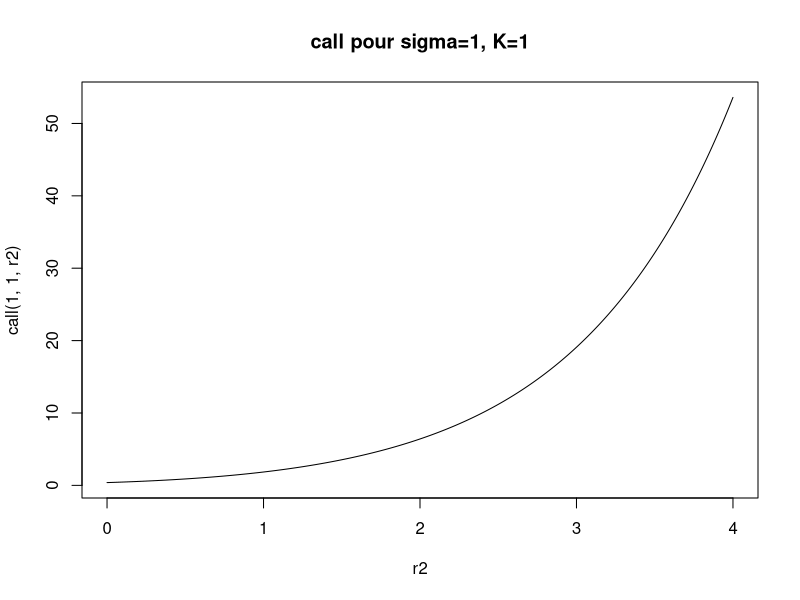
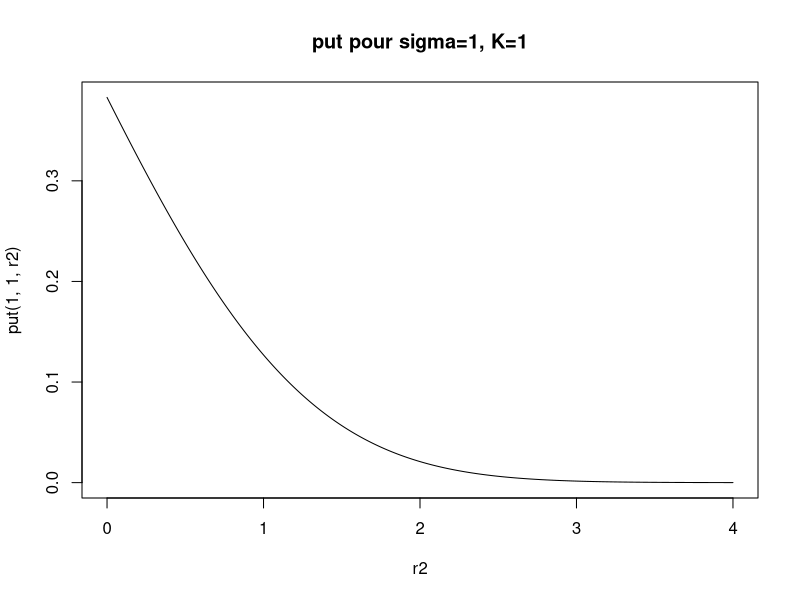
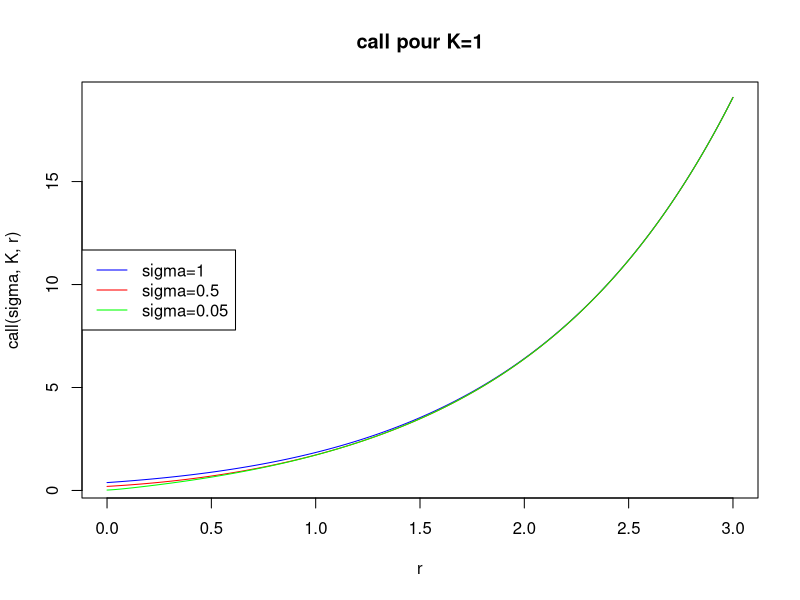
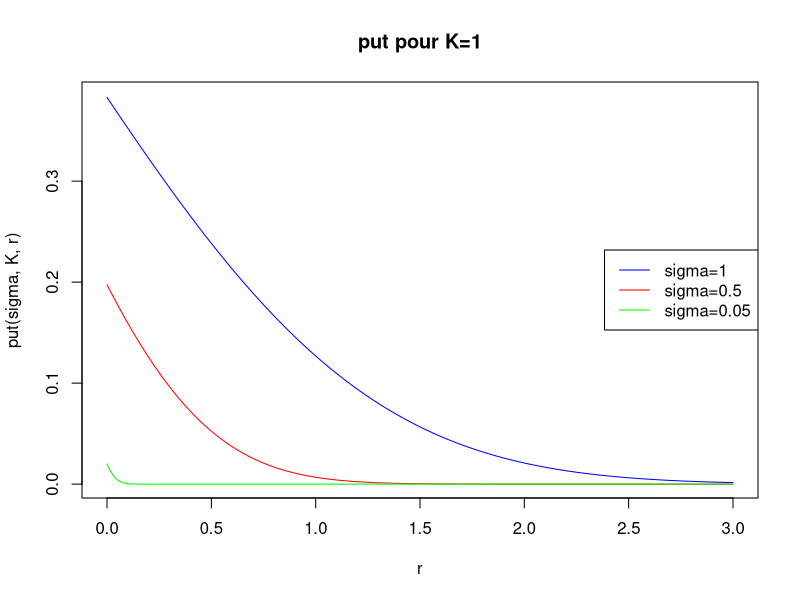
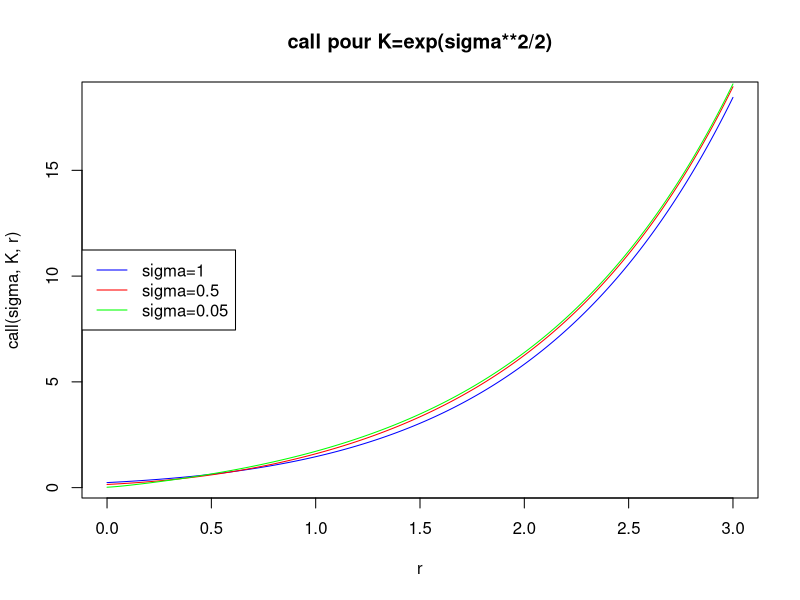
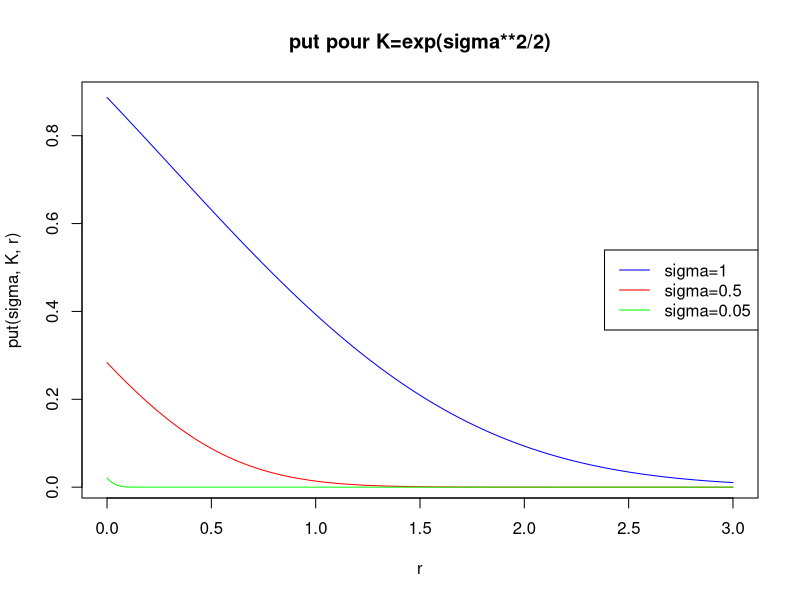
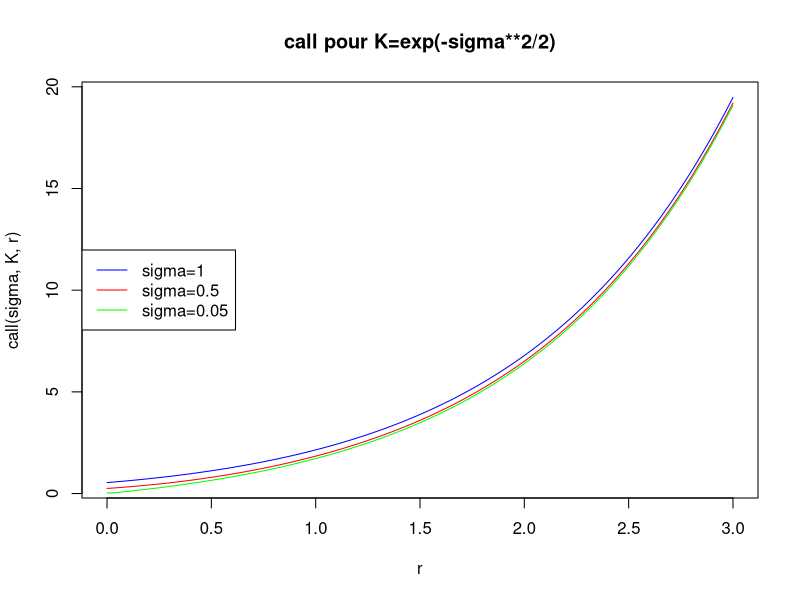
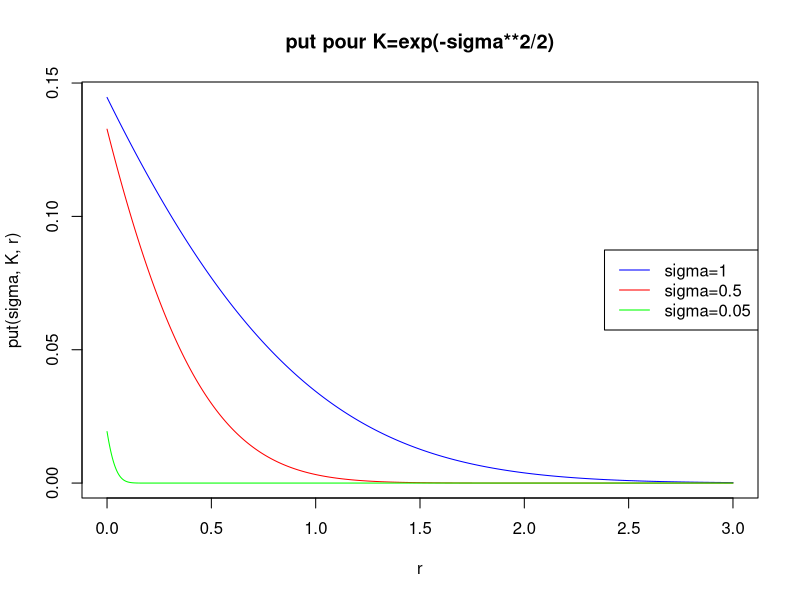

The R script that drew these images, in order:
## ---- chunk 1

#Question 1

call<-function(sigma,K,r=0,S=1) # fonction call
{
    C=S*exp(r)*(1- pnorm(log(K/S)/sigma-r/sigma-sigma/2))-K*(1- pnorm(log(K/S)/sigma-r/sigma+sigma/2))
    return(C)
}

put<-function(sigma,K,r=0,S=1) # fonction put
{
  P=K*(pnorm(log(K/S)/sigma-r/sigma+sigma/2))-S*exp(r)*pnorm(log(K/S)/sigma-r/sigma-sigma/2)
  return(P)
}

call(1,1)-put(1,1) # vérification, ca doit valoir 0

r<-seq(0,1,0.0005) #taux d’intérêt instantanné
r2<-seq(0,4,0.0005) #taux d’intérêt instantanné

plot(r2,call(1,1,r2),type='l',main = "call pour sigma=1, K=1")
plot(r2,put(1,1,r2),type='l',main = "put pour sigma=1, K=1")


## ---- chunk 2

r<-seq(0,3,0.0005) #taux d’intérêt instantanné

#cas K=1, pour différents sigma
K<-1
sigma<-1.0
plot(r,call(sigma,K,r),type='l',main = "call pour K=1",col='blue')
sigma<-0.5
lines(r,call(sigma,K,r),type='l',col='red')
sigma<-0.05
lines(r,call(sigma,K,r),type='l',col='green')
legend("left",c("sigma=1","sigma=0.5","sigma=0.05"),col=c('blue','red','green'),
       lwd=1,lty=1)

sigma<-1.0
plot(r,put(sigma,K,r),type='l',main = "put pour K=1",col='blue')
sigma<-0.5
lines(r,put(sigma,K,r),type='l',col='red')
sigma<-0.05
lines(r,put(sigma,K,r),type='l',col='green')
legend("right",c("sigma=1","sigma=0.5","sigma=0.05"),col=c('blue','red','green'),
       lwd=1,lty=1)

#cas K=exp(sigma**2/2), pour différents sigma
sigma<-1.0
K<-exp(sigma**2/2)
plot(r,call(sigma,K,r),type='l',main = "call pour K=exp(sigma**2/2)",col='blue')
sigma<-0.5
K<-exp(sigma**2/2)
lines(r,call(sigma,K,r),type='l',col='red')
sigma<-0.05
K<-exp(sigma**2/2)
lines(r,call(sigma,K,r),type='l',col='green')
legend("left",c("sigma=1","sigma=0.5","sigma=0.05"),col=c('blue','red','green'),
       lwd=1,lty=1)

sigma<-1.0
K<-exp(sigma**2/2)
plot(r,put(sigma,K,r),type='l',main = "put pour K=exp(sigma**2/2)",col='blue')
sigma<-0.5
K<-exp(sigma**2/2)
lines(r,put(sigma,K,r),type='l',col='red')
sigma<-0.05
K<-exp(sigma**2/2)
lines(r,put(sigma,K,r),type='l',col='green')
legend("right",c("sigma=1","sigma=0.5","sigma=0.05"),col=c('blue','red','green'),
       lwd=1,lty=1)

#cas K=exp(-sigma**2/2), pour différents sigma
sigma<-1.0
K<-exp(-sigma**2/2)
plot(r,call(sigma,K,r),type='l',main = "call pour K=exp(-sigma**2/2)",col='blue')
sigma<-0.5
K<-exp(-sigma**2/2)
lines(r,call(sigma,K,r),type='l',col='red')
sigma<-0.05
K<-exp(-sigma**2/2)
lines(r,call(sigma,K,r),type='l',col='green')
legend("left",c("sigma=1","sigma=0.5","sigma=0.05"),col=c('blue','red','green'),
       lwd=1,lty=1)

sigma<-1.0
K<-exp(-sigma**2/2)
plot(r,put(sigma,K,r),type='l',main = "put pour K=exp(-sigma**2/2)",col='blue')
sigma<-0.5
K<-exp(-sigma**2/2)
lines(r,put(sigma,K,r),type='l',col='red')
sigma<-0.05
K<-exp(-sigma**2/2)
lines(r,put(sigma,K,r),type='l',col='green')
legend("right",c("sigma=1","sigma=0.5","sigma=0.05"),col=c('blue','red','green'),
       lwd=1,lty=1)
## ---- chunk 3

r<-seq(0,2,0.0005) #taux d’intérêt instantanné

#cas sigma=1, pour différents sigma
sigma<-1.0
K<-1
plot(r,call(sigma,K,r),type='l',main = "call pour sigma=1",col='blue')
K<-exp(sigma**2/2)
lines(r,call(sigma,K,r),type='l',col='red')
K<-exp(-sigma**2/2)
lines(r,call(sigma,K,r),type='l',col='green')
legend("left",c("K=1","K=exp(sigma**2/2)","K=exp(-sigma**2/2)"),
       col=c('blue','red','green'),lwd=1,lty=1)

K<-1
plot(r,put(sigma,K,r),type='l',main = "put pour sigma=1",col='blue')
K<-exp(sigma**2/2)
lines(r,put(sigma,K,r),type='l',col='red')
K<-exp(-sigma**2/2)
lines(r,put(sigma,K,r),type='l',col='green')
legend("right",c("K=1","K=exp(sigma**2/2)","K=exp(-sigma**2/2)"),
       col=c('blue','red','green'),lwd=1,lty=1)

#cas sigma=0.5, pour différents sigma
sigma<-0.5
K<-1
plot(r,call(sigma,K,r),type='l',main = "call pour sigma=0.5",col='blue')
K<-exp(sigma**2/2)
lines(r,call(sigma,K,r),type='l',col='red')
K<-exp(-sigma**2/2)
lines(r,call(sigma,K,r),type='l',col='green')
legend("left",c("K=1","K=exp(sigma**2/2)","K=exp(-sigma**2/2)"),
       col=c('blue','red','green'),lwd=1,lty=1)

K<-1
plot(r,put(sigma,K,r),type='l',main = "put pour sigma=0.5",col='blue')
K<-exp(sigma**2/2)
lines(r,put(sigma,K,r),type='l',col='red')
K<-exp(-sigma**2/2)
lines(r,put(sigma,K,r),type='l',col='green')
legend("right",c("K=1","K=exp(sigma**2/2)","K=exp(-sigma**2/2)"),
       col=c('blue','red','green'),lwd=1,lty=1)

#cas sigma=0.05, pour différents sigma
sigma<-0.05
K<-1
plot(r,call(sigma,K,r),type='l',main = "call pour sigma=0.05",col='blue')
K<-exp(sigma**2/2)
lines(r,call(sigma,K,r),type='l',col='red')
K<-exp(-sigma**2/2)
lines(r,call(sigma,K,r),type='l',col='green')
legend("left",c("K=1","K=exp(sigma**2/2)","K=exp(-sigma**2/2)"),
       col=c('blue','red','green'),lwd=1,lty=1)

K<-1
plot(r,put(sigma,K,r),type='l',main = "put pour sigma=0.05",col='blue')
K<-exp(sigma**2/2)
lines(r,put(sigma,K,r),type='l',col='red')
K<-exp(-sigma**2/2)
lines(r,put(sigma,K,r),type='l',col='green')
legend("right",c("K=1","K=exp(sigma**2/2)","K=exp(-sigma**2/2)"),
       col=c('blue','red','green'),lwd=1,lty=1)
## ---- chunk 4
rcallput<-function(n, sigma, K)
{
  X<-rnorm(n) #3 On simule n Xi suivant une loi normale centrée réduite
  Y<-exp(sigma*X-sigma**2/2)-K
  Z<-K-exp(sigma*X-sigma**2/2)
  M<-matrix(ncol=2,nrow=n) #matrice de stockage des couples
  M[,1]=Y*(Y>0); M[,2]=Z*(Z>0)
  return(M)
}

A<-rcallput(1000,1,1) # simulation pour n=1000 et K=sigma=1

m<-seq(1,10000,1) # entier de 1 a 10 000



#test1
A<-rcallput(10000,1,1) # n=10 000
B<-cumsum(A[,1])/m # Ym barre

plot(m,B,type='l',main="estimateur de call, sigma=1, K=1") #Ym en fonctio de m, on voit la convergence
call_niveau<-call(1,1)
abline(call_niveau,0,col='blue') # on converge bien vers call

var(B) #variance de Ym

#test2
A<-rcallput(10000,1,1) # n=10 000
B<-cumsum(A[,1])/m # Ym barre

plot(m,B,type='l',main="estimateur de call, sigma=1, K=1") #Ym en fonctio de m, on voit la convergence
call_niveau<-call(1,1)
abline(call_niveau,0,col='blue') # on converge bien vers call

var(B) #variance de Ym

#test3
A<-rcallput(10000,1,1) # n=10 000
B<-cumsum(A[,1])/m # Ym barre

plot(m,B,type='l',main="estimateur de call, sigma=1, K=1") #Ym en fonctio de m, on voit la convergence
call_niveau<-call(1,1)
abline(call_niveau,0,col='blue') # on converge bien vers call

var(B) #variance de Ym
## ---- chunk 5
#test1
A<-rcallput(10000,1,1) # n=10 000
B<-cumsum(A[,2])/m # Zm barre

plot(m,B,type='l',main="estimateur de put, sigma=1, K=1") #Zm en fonctio de m, on voit la convergence
put_niveau<-put(1,1)
abline(put_niveau,0,col='blue') # on converge bien vers put

var(B) #variance de Zm

#test2
A<-rcallput(10000,1,1) # n=10 000
B<-cumsum(A[,2])/m # Zm barre

plot(m,B,type='l',main="estimateur de put, sigma=1, K=1") #Zm en fonctio de m, on voit la convergence
put_niveau<-put(1,1)
abline(put_niveau,0,col='blue') # on converge bien vers put

var(B) #variance de Zm

## ---- chunk 6
#test1
A<-rcallput(10000,3,1)
B<-cumsum(A[,1])/m # Ym barre
C<-cumsum(A[,2])/m # Zm barre
call_niveau<-call(3,1)
put_niveau<-put(3,1)

plot(m,B,type='l',main="estimateur de call, sigma=3, K=1")
abline(call_niveau,0,col='blue') # on converge bien vers call

plot(m,C,type='l',main="estimateur de put, sigma=3, K=1")
abline(put_niveau,0,col='blue') # on converge bien vers call

var(B) #variance de Ym
var(C) #variance de Zm

#test2
A<-rcallput(10000,3,1)
B<-cumsum(A[,1])/m # Ym barre
C<-cumsum(A[,2])/m # Zm barre
call_niveau<-call(3,1)
put_niveau<-put(3,1)

plot(m,B,type='l',main="estimateur de call, sigma=3, K=1")
abline(call_niveau,0,col='blue') # on converge bien vers call

plot(m,C,type='l',main="estimateur de put, sigma=3, K=1")
abline(put_niveau,0,col='blue') # on converge bien vers call

var(B) #variance de Ym
var(C) #variance de Zm

## ---- chunk 7

#test1
A<-rcallput(10000,0.1,1)
B<-cumsum(A[,1])/m # Ym barre
C<-cumsum(A[,2])/m # Zm barre
call_niveau<-call(0.1,1)
put_niveau<-put(0.1,1)

plot(m,B,type='l',main="estimateur de call, sigma=0.1, K=1")
abline(call_niveau,0,col='blue') # on converge bien vers call

plot(m,C,type='l',main="estimateur de put, sigma=0.1, K=1")
abline(put_niveau,0,col='blue') # on converge bien vers call

var(B) #variance de Ym
var(C) #variance de Zm

#test2
A<-rcallput(10000,0.1,1)
B<-cumsum(A[,1])/m # Ym barre
C<-cumsum(A[,2])/m # Zm barre
call_niveau<-call(0.1,1)
put_niveau<-put(0.1,1)

plot(m,B,type='l',main="estimateur de call, sigma=0.1, K=1")
abline(call_niveau,0,col='blue') # on converge bien vers call

plot(m,C,type='l',main="estimateur de put, sigma=0.1, K=1")
abline(put_niveau,0,col='blue') # on converge bien vers call

var(B) #variance de Ym
var(C) #variance de Zm

## ---- chunk 8

#test1
A<-rcallput(10000,1,1.2)
B<-cumsum(A[,1])/m # Ym barre
C<-cumsum(A[,2])/m # Zm barre
call_niveau<-call(1,1.2)
put_niveau<-put(1,1.2)

plot(m,B,type='l',main="estimateur de call, sigma=1, K=1.2")
abline(call_niveau,0,col='blue') # on converge bien vers call

plot(m,C,type='l',main="estimateur de put, sigma=1, K=1.2")
abline(put_niveau,0,col='blue') # on converge bien vers call

var(B) #variance de Ym
var(C) #variance de Zm

#test2
A<-rcallput(10000,1,1.2)
B<-cumsum(A[,1])/m # Ym barre
C<-cumsum(A[,2])/m # Zm barre
call_niveau<-call(1,1.2)
put_niveau<-put(1,1.2)

plot(m,B,type='l',main="estimateur de call, sigma=1, K=1.2")
abline(call_niveau,0,col='blue') # on converge bien vers call

plot(m,C,type='l',main="estimateur de put, sigma=1, K=1.2")
abline(put_niveau,0,col='blue') # on converge bien vers call

var(B) #variance de Ym
var(C) #variance de Zm
## ---- chunk 9
#test1
A<-rcallput(10000,1,0.8)
B<-cumsum(A[,1])/m # Ym barre
C<-cumsum(A[,2])/m # Zm barre
call_niveau<-call(1,0.8)
put_niveau<-put(1,0.8)

plot(m,B,type='l',main="estimateur de call, sigma=1, K=0.8")
abline(call_niveau,0,col='blue') # on converge bien vers call

plot(m,C,type='l',main="estimateur de put, sigma=1, K=0.8")
abline(put_niveau,0,col='blue') # on converge bien vers call

var(B) #variance de Ym
var(C) #variance de Zm

#test2
A<-rcallput(10000,1,0.8)
B<-cumsum(A[,1])/m # Ym barre
C<-cumsum(A[,2])/m # Zm barre
call_niveau<-call(1,0.8)
put_niveau<-put(1,0.8)

plot(m,B,type='l',main="estimateur de call, sigma=1, K=0.8")
abline(call_niveau,0,col='blue') # on converge bien vers call

plot(m,C,type='l',main="estimateur de put, sigma=1, K=0.8")
abline(put_niveau,0,col='blue') # on converge bien vers call

var(B) #variance de Ym
var(C) #variance de Zm
## ---- chunk 10
#Q1 Q2 Q3 
n<-100
m<-1000
Y<-matrix(ncol=n,nrow=m)
Z<-matrix(ncol=n,nrow=m)
for (i in 1:n)
{
  A<-rcallput(m,1,1)
  Y[,i]=A[,1]
  Z[,i]=A[,2]
}

vect_y<-colSums(Y)/n
vect_z<-colSums(Z)/n

#Q4
qqnorm(vect_y)
qqline(vect_y)

qqnorm(vect_z)
qqline(vect_z)

## ---- chunk 11
#Q5-6
I<-seq(2,6,0.01)

hist(vect_y,20,freq=FALSE,border='blue')
lines(I,dnorm(I,mean=mean(vect_y),sd=sqrt(var(vect_y))))

#Q7

hist(vect_z,20,freq=FALSE,border='blue')
lines(I,dnorm(I,mean=mean(vect_z),sd=sqrt(var(vect_z))))
## ---- chunk 12
#Q8

n<-100
m<-100
Y<-matrix(ncol=n,nrow=m)
Z<-matrix(ncol=n,nrow=m)
for (i in 1:n)
{
  A<-rcallput(m,1,1)
  Y[,i]=A[,1]
  Z[,i]=A[,2]
}


vect_y<-colSums(Y)/n
vect_z<-colSums(Z)/n
## ---- chunk 13
mean(vect_y)
mean(vect_z)
## ---- chunk 14
#IC y
int_conf_call<-c(mean(vect_y)-1.96*(sqrt(var(vect_y)))/sqrt(100),mean(vect_y)+1.96*(sqrt(var(vect_y)))/sqrt(100))
int_conf_call

#IC z
int_conf_put<-c(mean(vect_z)-1.96*(sqrt(var(vect_z)))/sqrt(100),mean(vect_z)+1.96*(sqrt(var(vect_z)))/sqrt(100))
int_conf_put
## ---- chunk 15
#Q1

I<-function(X)
{
  n<-length(X)
  int_conf<-c(mean(X)-1.96*(sqrt(var(X)))/sqrt(n),mean(X)+1.96*(sqrt(var(X)))/sqrt(n))
  return(int_conf)
}
## ---- chunk 16

A<-rcallput(1000,1,1)
vect_y<-A[,1]
I(vect_y)
## ---- chunk 17

A<-rcallput(1000,1,1)
vect_z<-A[,2]
I(vect_z)

## ---- chunk 18
#Q4

V<-rexp(1000,1./2) #1000 réalsation de V

K=1
sigma=1

q1<-K-exp(sigma*sqrt(V)-sigma**2/2)
q2<-K-exp(-sigma*sqrt(V)-sigma**2/2)
q<-q1*(q1>0)+q2*(q2>0)
I(q/sqrt(2*pi*V)) #meilleur que q1


## ---- chunk 19
X<-rnorm(1000)
a<-K-exp(sigma*X-sigma^2/2)
a<-a*(a>0)
b<-K-exp(sigma*(-X)-sigma^2/2)
b<-b*(b>0)
e2<-(1/2000)*sum(a+b)
e2
I((1/2)*(a+b)) # meilleur qu'on a 

